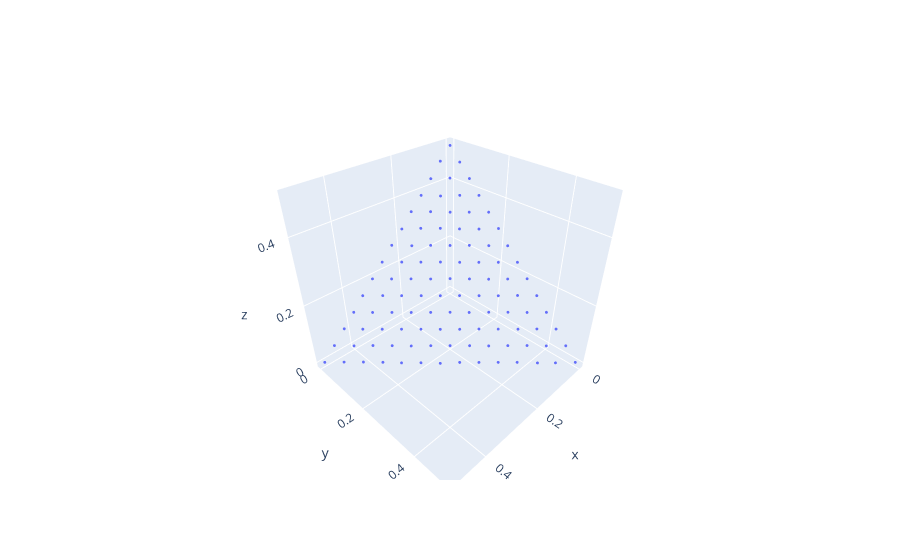

Source (notebook cell):
### Code cell
while evolver.continue_evolution():
    evolver.iterate()

individuals, objective_values = evolver.end()

fig2 = go.Figure(data=go.Scatter3d(x=objective_values[:,0],
                                   y=objective_values[:,1],
                                   z=objective_values[:,2],
                                   mode="markers",
                                   marker_size=1))
print("Ideal point",evolver.population.problem.ideal)
fig2
